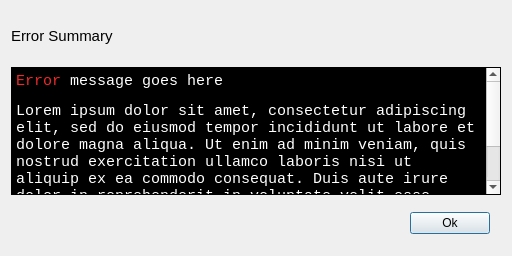
<?xml version="1.0" encoding="UTF-8"?>
<ui version="4.0">
 <class>ErrorDialog</class>
 <widget class="QDialog" name="ErrorDialog">
  <property name="geometry">
   <rect>
    <x>0</x>
    <y>0</y>
    <width>512</width>
    <height>256</height>
   </rect>
  </property>
  <property name="windowTitle">
   <string>Dialog</string>
  </property>
  <layout class="QGridLayout" name="gridLayout">
   <item row="1" column="0">
    <widget class="QTextEdit" name="textDetail">
     <property name="font">
      <font>
       <family>Monospace</family>
      </font>
     </property>
     <property name="styleSheet">
      <string notr="true">QTextEdit { background-color: rgb(0, 0, 0) }</string>
     </property>
     <property name="readOnly">
      <bool>true</bool>
     </property>
     <property name="html">
      <string>&lt;!DOCTYPE HTML PUBLIC &quot;-//W3C//DTD HTML 4.0//EN&quot; &quot;http://www.w3.org/TR/REC-html40/strict.dtd&quot;&gt;
&lt;html&gt;&lt;head&gt;&lt;meta name=&quot;qrichtext&quot; content=&quot;1&quot; /&gt;&lt;style type=&quot;text/css&quot;&gt;
p, li { white-space: pre-wrap; }
&lt;/style&gt;&lt;/head&gt;&lt;body style=&quot; font-family:'Monospace'; font-size:11pt; font-weight:400; font-style:normal;&quot;&gt;
&lt;p style=&quot; margin-top:12px; margin-bottom:12px; margin-left:0px; margin-right:0px; -qt-block-indent:0; text-indent:0px;&quot;&gt;&lt;span style=&quot; font-family:'Ubuntu'; color:#ef2929;&quot;&gt;Error&lt;/span&gt;&lt;span style=&quot; font-family:'Ubuntu'; color:#ffffff;&quot;&gt; message goes here&lt;/span&gt;&lt;/p&gt;
&lt;p style=&quot; margin-top:12px; margin-bottom:12px; margin-left:0px; margin-right:0px; -qt-block-indent:0; text-indent:0px;&quot;&gt;&lt;span style=&quot; font-family:'Ubuntu'; color:#ffffff;&quot;&gt;Lorem ipsum dolor sit amet, consectetur adipiscing elit, sed do eiusmod tempor incididunt ut labore et dolore magna aliqua. Ut enim ad minim veniam, quis nostrud exercitation ullamco laboris nisi ut aliquip ex ea commodo consequat. Duis aute irure dolor in reprehenderit in voluptate velit esse cillum dolore eu fugiat nulla pariatur. Excepteur sint occaecat cupidatat non proident, sunt in culpa qui officia deserunt mollit anim id est laborum.&lt;/span&gt;&lt;/p&gt;&lt;/body&gt;&lt;/html&gt;</string>
     </property>
    </widget>
   </item>
   <item row="0" column="0">
    <widget class="QLabel" name="labelSummary">
     <property name="minimumSize">
      <size>
       <width>0</width>
       <height>50</height>
      </size>
     </property>
     <property name="font">
      <font>
       <pointsize>11</pointsize>
      </font>
     </property>
     <property name="text">
      <string>Error Summary</string>
     </property>
    </widget>
   </item>
   <item row="2" column="0">
    <layout class="QHBoxLayout" name="horizontalLayout">
     <property name="topMargin">
      <number>11</number>
     </property>
     <property name="rightMargin">
      <number>11</number>
     </property>
     <property name="bottomMargin">
      <number>11</number>
     </property>
     <item>
      <spacer name="horizontalSpacer">
       <property name="orientation">
        <enum>Qt::Horizontal</enum>
       </property>
       <property name="sizeHint" stdset="0">
        <size>
         <width>40</width>
         <height>20</height>
        </size>
       </property>
      </spacer>
     </item>
     <item>
      <widget class="QPushButton" name="buttonOK">
       <property name="sizePolicy">
        <sizepolicy hsizetype="Fixed" vsizetype="Fixed">
         <horstretch>0</horstretch>
         <verstretch>0</verstretch>
        </sizepolicy>
       </property>
       <property name="text">
        <string>Ok</string>
       </property>
      </widget>
     </item>
    </layout>
   </item>
  </layout>
 </widget>
 <resources/>
 <connections/>
</ui>
